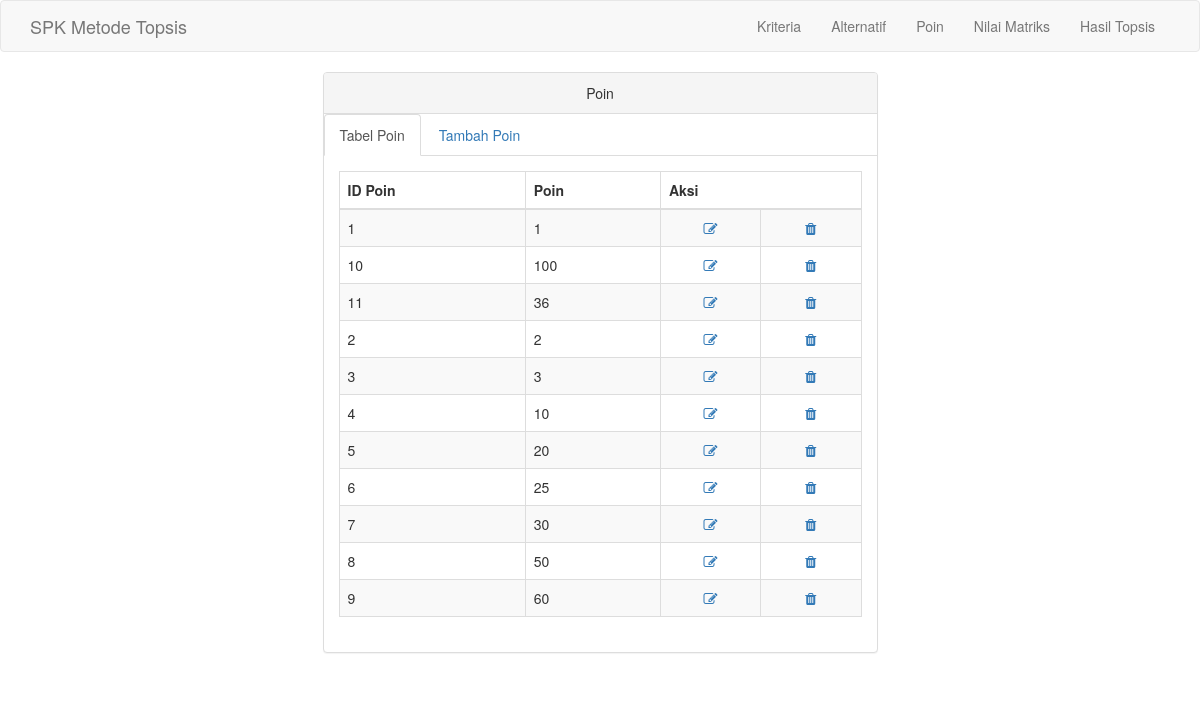
Page /poin.php on the committed database.
### tables this page shows
CREATE TABLE `tab_poin` (
  `id_poin` varchar(10) NOT NULL,
  `poin` varchar(10) NOT NULL
);

### poin.php (the view, shortened to what this page needs)
<?php
include ("koneksi.php");
 ?>
<!DOCTYPE html>
<html>
  <head>
    <link href="tampilan/css/bootstrap.min.css" rel="stylesheet">
    <link href="tampilan/font-awesome/css/font-awesome.min.css" rel="stylesheet" type="text/css">
  </head>
  <body>
    <nav class="navbar navbar-default navbar-custom">
      <div class="container">
        <div class="navbar-header">
          <a class="navbar-brand" href="index.php">SPK Metode Topsis</a>
        </div>
        <div class="collapse navbar-collapse">
          <ul class="nav navbar-nav navbar-right">
            <li>
              <a href="kriteria.php">Kriteria</a>
            </li>
            <li>
              <a href="alternatif.php">Alternatif</a>
            </li>
            <li>
              <a href="poin.php">Poin</a>
            </li>
            <li>
              <a href="nilmat.php">Nilai Matriks</a>
            </li>
            <li>
              <a href="hastop.php">Hasil Topsis</a>
            </li>
          </ul>
        </div>
      </div>
    </nav>
    <div class="container">
      <div class="row">
        <div class="col-lg-6 col-lg-offset-3">
            <div class="panel panel-default">
                <div class="panel-heading text-center">
                    Poin
                </div>
                <ul class="nav nav-tabs">
                    <li class="active">
                      <a href="poin.php" data-toggle="tab">Tabel Poin</a>
                    </li>
                    <li>
                      <a href="pointambah.php" data-toggle="tab">Tambah Poin</a>
                    </li>
                </ul>
                <div class="panel-body">
                    <div class="tab-content">
                      <div class="">
                        <table class="table table-striped table-bordered table-hover">
                          <thead>
                            <tr>
                              <th>ID Poin</th>
                              <th>Poin</th>
                              <th colspan="2">Aksi</th>
                            </tr>
                          </thead>
                          <tbody>
                            <?php
                            $sql = $koneksi->query('SELECT * FROM tab_poin');
                            while ($row = $sql->fetch_array()) {
                            ?>
                            <tr>
                              <td><?php echo $row[0] ?></td>
                              <td><?php echo $row[1] ?></td>
                              <td align="center"><a href="editpoin.php?id_poin=<?php echo $row['id_poin'] ?>"><i class="fa fa-edit fa-fw"></i> </td>
                              <td align="center"><a href="hapuspoin.php?id_poin=<?php echo $row['id_poin'] ?>"><i class="fa fa-trash fa-fw"></i> </td>
                            </tr>
                            <?php }?>
                          </tbody>
                        </table>
                      </div>
                    </div>
                </div>
            </div>
        </div>
      </div>
    </div>
    <footer class="text-center">
      <div class="footer-below">
        <div class="container">
          <div class="row">
            <div class="col-lg-12">
            </div>
          </div>
        </div>
      </div>
    </footer>
  </body>
</html>

### rows in the picture
tab_poin: id_poin "1", poin "1"
tab_poin: id_poin "10", poin "100"
tab_poin: id_poin "11", poin "36"
tab_poin: id_poin "2", poin "2"
tab_poin: id_poin "3", poin "3"
tab_poin: id_poin "4", poin "10"
tab_poin: id_poin "5", poin "20"
tab_poin: id_poin "6", poin "25"
tab_poin: id_poin "7", poin "30"
tab_poin: id_poin "8", poin "50"
tab_poin: id_poin "9", poin "60"
